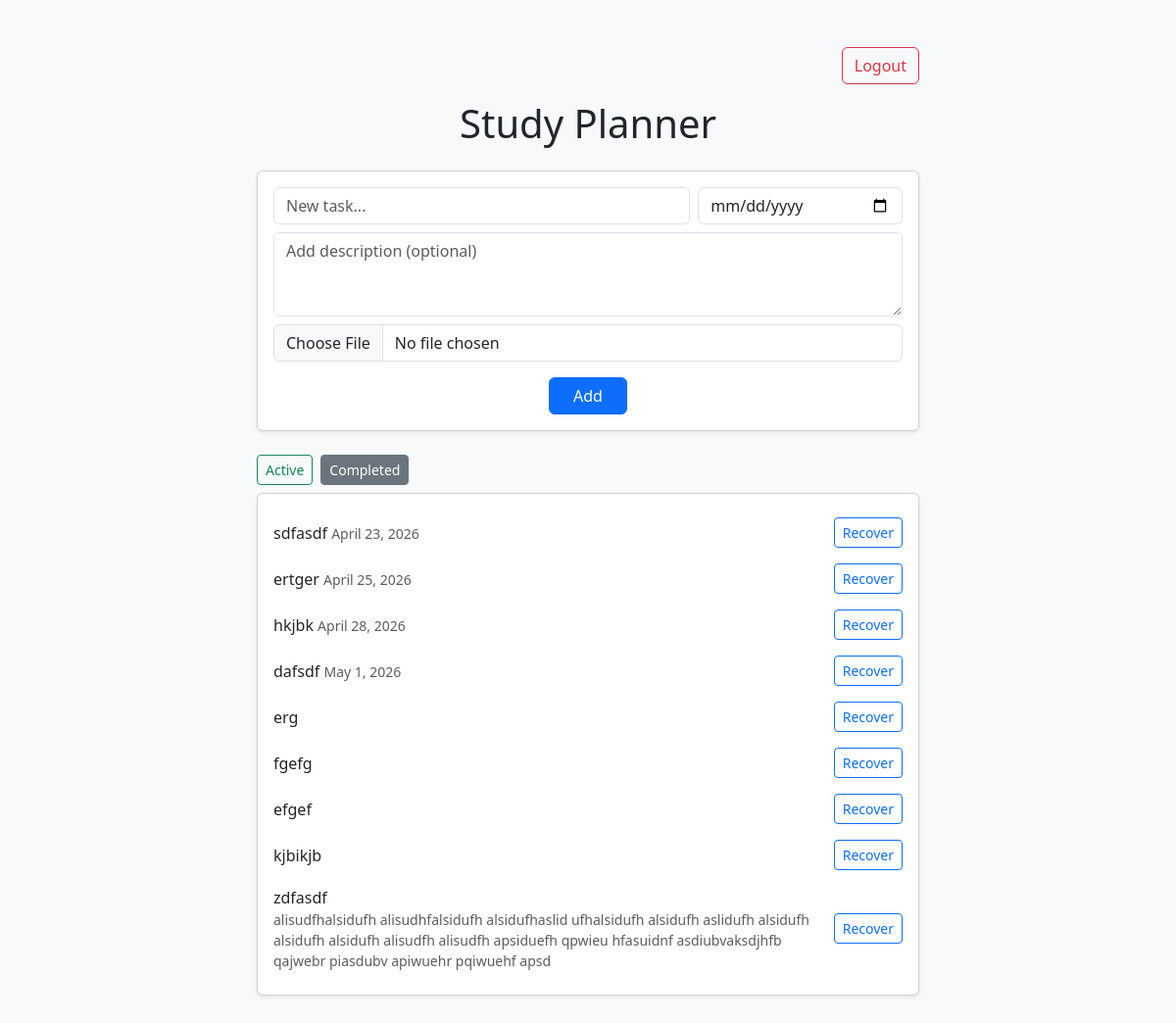
/?filter=completed (signed in), run on the app's committed database.
### tasks/models.py (models this page shows, shortened)
class Task(models.Model):
    user = models.ForeignKey(User, on_delete=models.CASCADE)
    title = models.CharField(max_length=200)
    description = models.TextField(blank=True, null=True)
    image_url = models.URLField(blank=True, null=True)
    completed = models.BooleanField(default=False)
    due_date = models.DateField(null=True, blank=True)

### tasks/views.py (the view, shortened to what this page needs)
# urls.py: 2. Add a URL to urlpatterns:  path('', views.home, name='home')
@login_required(login_url='/login/')
def home(request):
    tasks = Task.objects.filter(user=request.user)
    filter_type = request.GET.get("filter", "active")
    if filter_type == "completed":
        tasks = Task.objects.filter(completed=True)
    else:
        tasks = Task.objects.filter(completed=False)
    tasks = sorted(
        tasks,
        key=lambda task: (
            task.completed,
            0 if task.due_date and task.due_date < today else
            1 if task.due_date == today else
            2 if task.due_date else
            3,
            task.due_date or today
        )
    )
    return render(request, "tasks/home.html", {
        "tasks": tasks,
        "today": today,
        "current_filter": filter_type
    })

### tasks/templates/tasks/home.html (shortened to what this page needs)
<!DOCTYPE html>
<html>
<head>
    <link href="https://cdn.jsdelivr.net/npm/bootstrap@5.3.0/dist/css/bootstrap.min.css" rel="stylesheet">
</head>
<body class="bg-light pb-5">
<div class="container mt-5" style="max-width: 700px;">
    <div class="d-flex justify-content-end mb-3">
        <form action="/logout/" method="POST" style="display:inline;">
            <button type="submit" class="btn btn-outline-danger">Logout</button>
        </form>
    </div>
    <h1 class="text-center mb-4">Study Planner</h1>
    <div class="card p-3 mb-4 shadow-sm">
        <form method="POST" enctype="multipart/form-data">
            <div class = "row g-2">
                <div class="col-8">
                    <input type="text" name="title" class="form-control" placeholder="New task..." required>
                </div>
                <div class="col-4">
                    <input type="date" name="due_date" class="form-control">
                </div>
                <div class="col-12">
                    <textarea
                        name="description"
                        class="form-control"
                        placeholder="Add description (optional)"
                        rows="3"
                    ></textarea>
                </div>
                <div class="col-12">
                    <input
                        type="file"
                        name="image"
                        class="form-control"
                        accept="image/*"
                    >
                </div>
                <div class="col-12 d-flex justify-content-center mt-3">
                    <button type="submit" class="btn btn-primary px-4">
                    Add
                    </button>
                </div>
            </div>
        </form>
    </div>
    <div class="d-flex justify-content-left gap-2 mb-2">
        <a href="/?filter=active"
            class="btn btn-sm {% if current_filter == 'active' %}btn-success{% else %}btn-outline-success{% endif %}">
                Active
        </a>
        <a href="/?filter=completed"
            class="btn btn-sm {% if current_filter == 'completed' %}btn-secondary{% else %}btn-outline-secondary{% endif %}">
                Completed
        </a>
    </div>
    <div class="card p-3 shadow-sm">
        {% for task in tasks %}
        <div class="d-flex justify-content-between align-items-center py-2">
            <div>
                {% if task.completed %}
                    <span>
                        {{ task.title }}
                    </span>
                {% elif task.due_date and task.due_date < today %}
                    <span class="text-danger fw-bold">
                        {{ task.title }} (Overdue)
                    </span>
                {% elif task.due_date and task.due_date == today %}
                    <span class="text-warning fw-bold">
                        {{ task.title }} (Due Today)
                    </span>
                {% else %}
                    <span>{{ task.title }}</span>
                {% endif %}
                {% if task.description %}
                    <div class="text-muted small">
                        {{ task.description }}
                    </div>
                {% endif %}
                {% if task.due_date %}
                    <small class="text-muted">
                        {{ task.due_date }}
                    </small>
                {% endif %}
            </div>
            <div class="d-flex gap-2">
                {% if current_filter == "completed" %}
                    <a href="{% url 'recover' task.id %}" class="btn btn-outline-primary btn-sm ms-3">
                        Recover
                    </a>
                {% else %}
                    <a href="{% url 'complete' task.id %}" class="btn btn-outline-success btn-sm ms-3">✔</a>
                    <a href="{% url 'edit' task.id %}" class="btn btn-outline-warning btn-sm">Edit</a>
                    <a href="{% url 'delete' task.id %}" class="btn btn-outline-danger btn-sm">✖</a>
                {% endif %}
            </div>
        </div>
        {% empty %}
            <p class="text-center text-muted">No tasks yet</p>
        {% endfor %}
    </div>
</div>
</body>
</html>

### data on the page
Task: title "sdfasdf", due_date "April 23, 2026"
Task: title "ertger", due_date "April 25, 2026"
Task: title "hkjbk", due_date "April 28, 2026"
Task: title "dafsdf", due_date "May 1, 2026"
Task: title "erg"
Task: title "fgefg"
Task: title "efgef"
Task: title "kjbikjb"
Task: title "zdfasdf", description "alisudfhalsidufh alisudhfalsidufh alsidufhaslid ufhalsidufh alsidufh aslidufh alsidufh alsidufh alsidufh alisudfh alisudfh apsiduefh qpwieu hfasuidnf asdiubvaksdjhfb qajwebr piasdubv apiwuehr pqiwuehf apsd"
